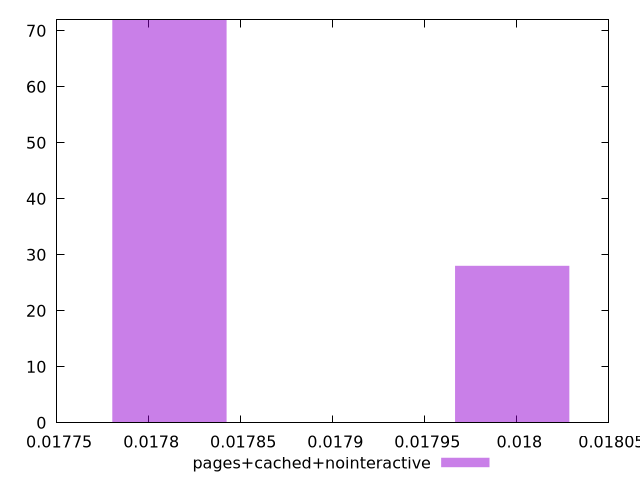

Write the gnuplot code that produced this figure.
$_pagesCachedNointeractive <<EOF
0.017997475901686807 28
0.017811295116496945 72
EOF
set key outside below
set terminal pngcairo
set output "report_00005_2020-11-02T22-26-11.212Z/total-byte-weight/pages+cached+nointeractive//hist.png"
set yrange [0:72]
set boxwidth 0.00006206026172995451
set style fill transparent solid 0.5 noborder
plot $_pagesCachedNointeractive title "pages+cached+nointeractive" with boxes ,
